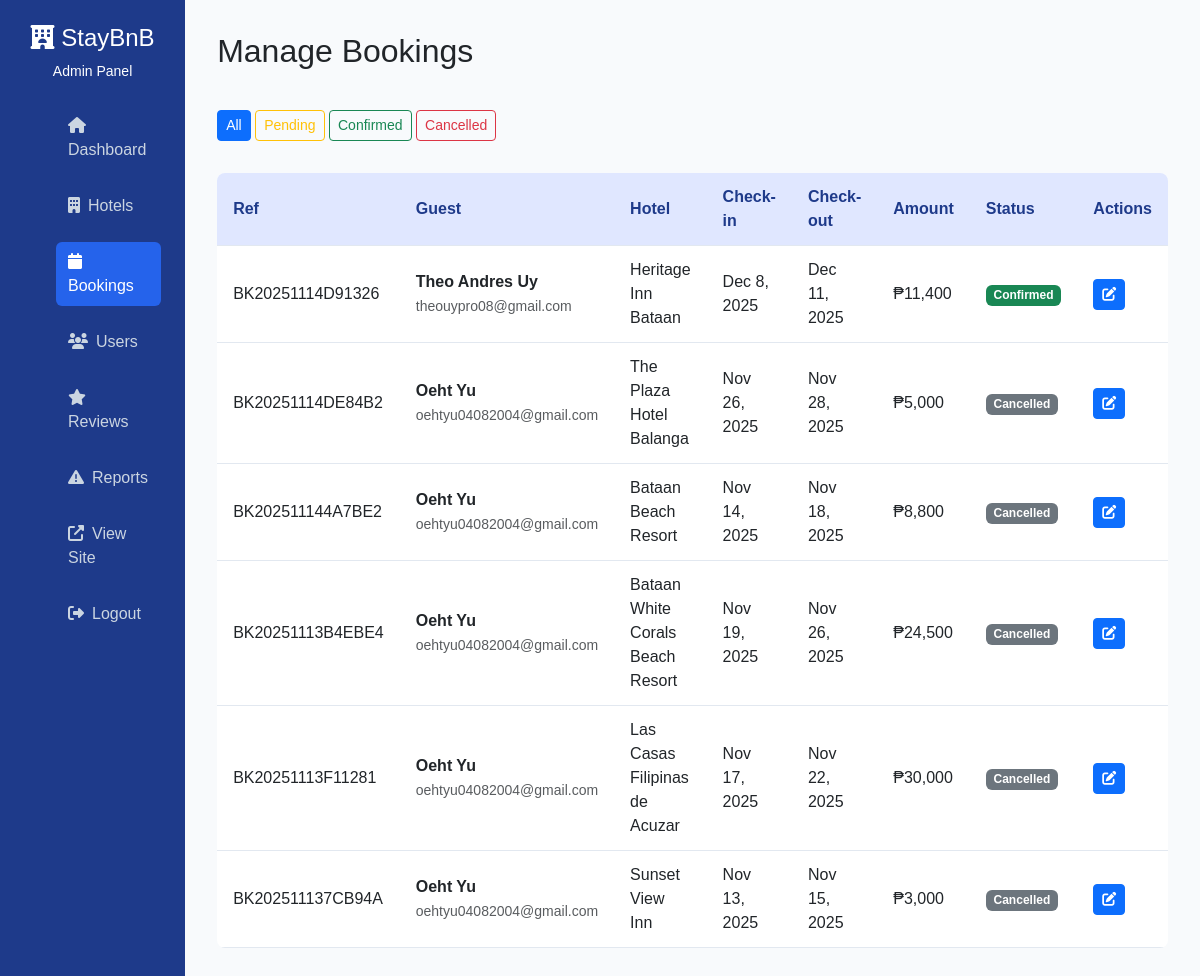
Screenshot of /StayBnB_Final/admin/bookings.php (signed in) with the database file from the repository.
### tables this page shows
CREATE TABLE `bookings` (
  `booking_id` int(11) NOT NULL,
  `booking_ref` varchar(20) NOT NULL,
  `user_id` int(11) NOT NULL,
  `hotel_id` int(11) NOT NULL,
  `guest_fullname` varchar(100) NOT NULL,
  `guest_email` varchar(100) NOT NULL,
  `guest_phone` varchar(20) DEFAULT NULL,
  `checkin_date` date NOT NULL,
  `checkout_date` date NOT NULL,
  `num_guests` int(11) DEFAULT 1,
  `num_nights` int(11) NOT NULL,
  `room_rate` decimal(10,2) NOT NULL,
  `total_amount` decimal(10,2) NOT NULL,
  `status` enum('pending','confirmed','checked_in','checked_out','cancelled') DEFAULT 'pending',
  `payment_status` enum('unpaid','paid','refunded') DEFAULT 'unpaid',
  `payment_method` varchar(50) DEFAULT NULL,
  `special_requests` text DEFAULT NULL,
  `cancelled_at` timestamp NULL DEFAULT NULL,
  `created_at` timestamp NOT NULL DEFAULT current_timestamp(),
  `updated_at` timestamp NOT NULL DEFAULT current_timestamp() ON UPDATE current_timestamp()
);

CREATE TABLE `users` (
  `user_id` int(11) NOT NULL,
  `fullname` varchar(100) NOT NULL,
  `email` varchar(100) NOT NULL,
  `phone` varchar(20) DEFAULT NULL,
  `password_hash` varchar(255) NOT NULL,
  `address` text DEFAULT NULL,
  `verification_token` varchar(64) DEFAULT NULL,
  `is_verified` tinyint(1) DEFAULT 0,
  `status` enum('active','suspended','deleted') DEFAULT 'active',
  `created_at` timestamp NOT NULL DEFAULT current_timestamp(),
  `updated_at` timestamp NOT NULL DEFAULT current_timestamp() ON UPDATE current_timestamp()
);

CREATE TABLE `hotels` (
  `hotel_id` int(11) NOT NULL,
  `name` varchar(200) NOT NULL,
  `location` varchar(100) NOT NULL,
  `address` text NOT NULL,
  `description` text DEFAULT NULL,
  `phone` varchar(20) DEFAULT NULL,
  `email` varchar(100) DEFAULT NULL,
  `star_rating` decimal(2,1) DEFAULT 3.0,
  `price_per_night` decimal(10,2) NOT NULL,
  `available_rooms` int(11) DEFAULT 10,
  `total_rooms` int(11) DEFAULT 10,
  `check_in_time` time DEFAULT '14:00:00',
  `check_out_time` time DEFAULT '12:00:00',
  `amenities` text DEFAULT NULL,
  `policies` text DEFAULT NULL,
  `featured` tinyint(1) DEFAULT 0,
  `status` enum('active','inactive','maintenance') DEFAULT 'active',
  `created_at` timestamp NOT NULL DEFAULT current_timestamp(),
  `updated_at` timestamp NOT NULL DEFAULT current_timestamp() ON UPDATE current_timestamp()
);

### StayBnB_Final/admin/bookings.php (the view, shortened to what this page needs)
<?php
require_once __DIR__ . '/../config/db_connect.php';
$filter = isset($_GET['filter']) ? sanitize_input($_GET['filter']) : 'all';
$sql = "SELECT b.*, h.name as hotel_name, u.fullname, u.email
        FROM bookings b
        JOIN hotels h ON b.hotel_id = h.hotel_id
        JOIN users u ON b.user_id = u.user_id";
$sql .= " ORDER BY b.created_at DESC";
$bookings = $conn->query($sql);
?>
<!DOCTYPE html>
<html lang="en">
<head>
    <link href="https://cdn.jsdelivr.net/npm/bootstrap@5.3.3/dist/css/bootstrap.min.css" rel="stylesheet">
    <link rel="stylesheet" href="https://cdnjs.cloudflare.com/ajax/libs/font-awesome/6.4.0/css/all.min.css">
    <link rel="stylesheet" href="css/style.css">
</head>
<body class="admin-body">
    <div class="sidebar">
        <div class="sidebar-title">
            <h4><i class="fas fa-hotel"></i> StayBnB</h4>
            <p class="mb-0 small">Admin Panel</p>
        </div>
        <ul class="sidebar-nav">
            <li><a href="index.php"><i class="fas fa-home me-2"></i>Dashboard</a></li>
            <li><a href="hotels.php"><i class="fas fa-building me-2"></i>Hotels</a></li>
            <li><a href="bookings.php" class="active"><i class="fas fa-calendar me-2"></i>Bookings</a></li>
            <li><a href="users.php"><i class="fas fa-users me-2"></i>Users</a></li>
            <li><a href="reviews.php"><i class="fas fa-star me-2"></i>Reviews</a></li>
            <li><a href="reports.php"><i class="fas fa-exclamation-triangle me-2"></i>Reports</a></li>
            <li><a href="../index.php" target="_blank"><i class="fas fa-external-link-alt me-2"></i>View Site</a></li>
            <li><a href="logout.php"><i class="fas fa-sign-out-alt me-2"></i>Logout</a></li>
        </ul>
    </div>
    <div class="main-content">
        <div class="topbar">
            <h2>Manage Bookings</h2>
        </div>
        <div class="mb-3">
            <a href="bookings.php?filter=all" class="btn btn-sm <?= $filter === 'all' ? 'btn-primary' : 'btn-outline-primary' ?>">All</a>
            <a href="bookings.php?filter=pending" class="btn btn-sm <?= $filter === 'pending' ? 'btn-warning' : 'btn-outline-warning' ?>">Pending</a>
            <a href="bookings.php?filter=confirmed" class="btn btn-sm <?= $filter === 'confirmed' ? 'btn-success' : 'btn-outline-success' ?>">Confirmed</a>
            <a href="bookings.php?filter=cancelled" class="btn btn-sm <?= $filter === 'cancelled' ? 'btn-danger' : 'btn-outline-danger' ?>">Cancelled</a>
        </div>
        <div class="table-section">
            <table>
                <thead>
                    <tr>
                        <th>Ref</th>
                        <th>Guest</th>
                        <th>Hotel</th>
                        <th>Check-in</th>
                        <th>Check-out</th>
                        <th>Amount</th>
                        <th>Status</th>
                        <th>Actions</th>
                    </tr>
                </thead>
                <tbody>
                    <?php if ($bookings->num_rows > 0): ?>
                        <?php while ($booking = $bookings->fetch_assoc()): ?>
                        <tr>
                            <td><?= htmlspecialchars($booking['booking_ref']) ?></td>
                            <td>
                                <strong><?= htmlspecialchars($booking['fullname']) ?></strong><br>
                                <small class="text-muted"><?= htmlspecialchars($booking['email']) ?></small>
                            </td>
                            <td><?= htmlspecialchars($booking['hotel_name']) ?></td>
                            <td><?= date('M j, Y', strtotime($booking['checkin_date'])) ?></td>
                            <td><?= date('M j, Y', strtotime($booking['checkout_date'])) ?></td>
                            <td>₱<?= number_format($booking['total_amount']) ?></td>
                            <td>
                                <span class="badge bg-<?=
                                    $booking['status'] === 'confirmed' ? 'success' :
                                    ($booking['status'] === 'pending' ? 'warning' : 'secondary')
                                ?>">
                                    <?= ucfirst($booking['status']) ?>
                                </span>
                            </td>
                            <td>
                                <div class="btn-group">
                                    <button class="btn btn-sm btn-primary"
                                            data-bs-toggle="modal"
                                            data-bs-target="#statusModal<?= $booking['booking_id'] ?>">
                                        <i class="fas fa-edit"></i>
                                    </button>
                                </div>
                            </td>
                        </tr>
                        <?php endwhile; ?>
                    <?php else: ?>
                        <tr>
                            <td colspan="8" class="text-center">No bookings found</td>
                        </tr>
                    <?php endif; ?>
                </tbody>
            </table>
        </div>
    </div>
</body>
</html>

### StayBnB_Final/admin/css/style.css (style rules this page uses)
* { box-sizing: border-box; margin: 0; padding: 0; font-family: "Poppins", sans-serif; }
body.admin-body { display: flex; min-height: 100vh; background: #f8fafc; }
.sidebar { width: 240px; background: #1e3a8a; color: #fff; padding: 1.5rem; }
.sidebar-title { text-align: center; margin-bottom: 1.5rem; }
.sidebar-nav { list-style: none; }
.sidebar-nav li { margin: 1rem 0; }
.sidebar-nav a { color: #cbd5e1; text-decoration: none; display: block; padding: 0.5rem 0.75rem; border-radius: 0.375rem; transition: background 0.3s; }
.sidebar-nav a:hover, .sidebar-nav a.active { background: #2563eb; color: #fff; }
.main-content { flex: 1; padding: 2rem; }
.topbar { display: flex; justify-content: space-between; align-items: center; margin-bottom: 2rem; }
.table-section { margin-top: 2rem; }
.table-section table { width: 100%; border-collapse: collapse; background: #fff; border-radius: 0.5rem; overflow: hidden; }
.table-section th, .table-section td { padding: 0.75rem 1rem; text-align: left; border-bottom: 1px solid #e2e8f0; }
.table-section th { background: #e0e7ff; color: #1e3a8a; }

### rows the page displays
bookings: booking_ref "BK20251114D91326", user.fullname "Theo Andres Uy", user.email "theouypro08@gmail.com", hotel.name "Heritage Inn Bataan", checkin_date "Dec 8, 2025", checkout_date "Dec 11, 2025", total_amount "11,400", status "Confirmed"
bookings: booking_ref "BK20251114DE84B2", user.fullname "Oeht Yu", user.email "oehtyu04082004@gmail.com", hotel.name "The Plaza Hotel Balanga", checkin_date "Nov 26, 2025", checkout_date "Nov 28, 2025", total_amount "5,000", status "Cancelled"
bookings: booking_ref "BK202511144A7BE2", user.fullname "Oeht Yu", user.email "oehtyu04082004@gmail.com", hotel.name "Bataan Beach Resort", checkin_date "Nov 14, 2025", checkout_date "Nov 18, 2025", total_amount "8,800", status "Cancelled"
bookings: booking_ref "BK20251113B4EBE4", user.fullname "Oeht Yu", user.email "oehtyu04082004@gmail.com", hotel.name "Bataan White Corals Beach Resort", checkin_date "Nov 19, 2025", checkout_date "Nov 26, 2025", total_amount "24,500", status "Cancelled"
bookings: booking_ref "BK20251113F11281", user.fullname "Oeht Yu", user.email "oehtyu04082004@gmail.com", hotel.name "Las Casas Filipinas de Acuzar", checkin_date "Nov 17, 2025", checkout_date "Nov 22, 2025", total_amount "30,000", status "Cancelled"
bookings: booking_ref "BK202511137CB94A", user.fullname "Oeht Yu", user.email "oehtyu04082004@gmail.com", hotel.name "Sunset View Inn", checkin_date "Nov 13, 2025", checkout_date "Nov 15, 2025", total_amount "3,000", status "Cancelled"
